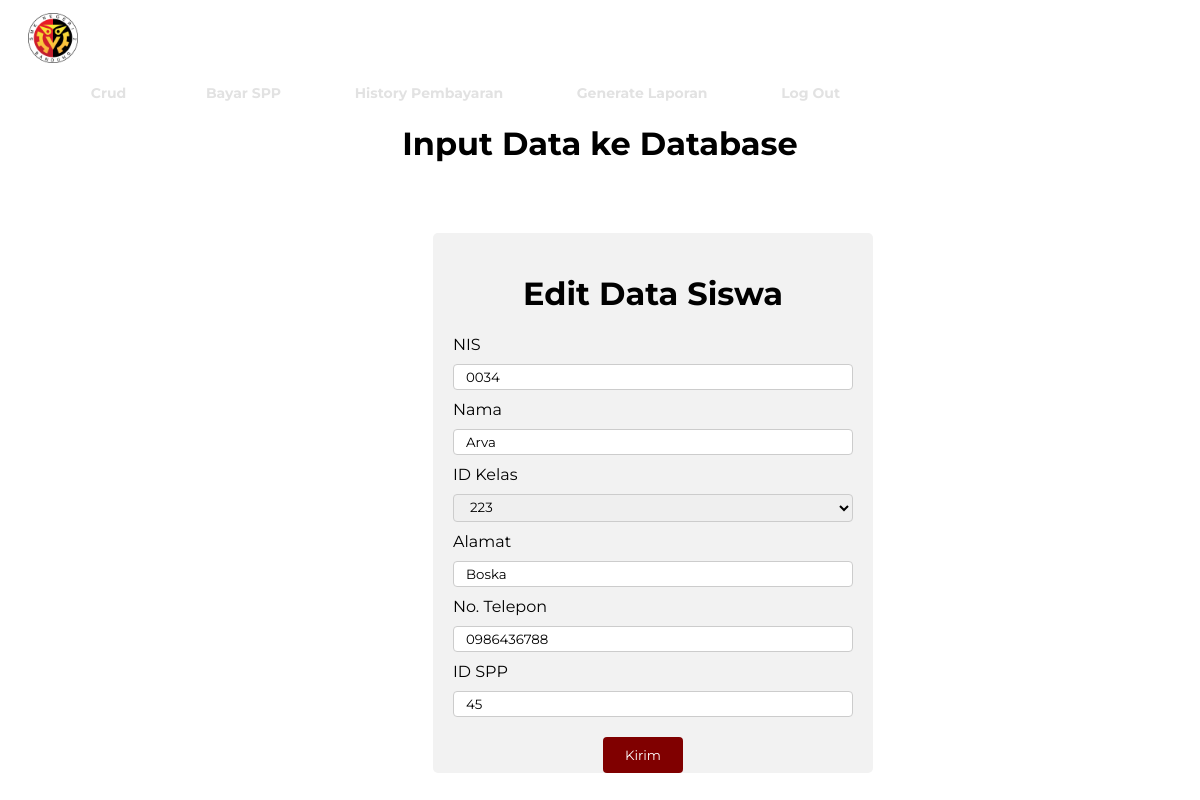
Screenshot of /Uprak/crud_siswa/edit.php?nisn=31872900 with the database file from the repository.
### tables this page shows
CREATE TABLE `siswa` (
  `nisn` int(10) NOT NULL,
  `nis` char(8) NOT NULL,
  `nama` varchar(35) NOT NULL,
  `id_kelas` int(11) NOT NULL,
  `alamat` text NOT NULL,
  `no_telp` varchar(13) NOT NULL,
  `id_spp` int(11) NOT NULL
);

### Uprak/crud_siswa/edit.php (the view, shortened to what this page needs)
<!DOCTYPE html>
<html>
<head>
	<link rel="stylesheet" href="../css/style-indexed.css">
	<link rel="stylesheet" href="../css/form.css">
</head>
<body>
<nav>
<a href="../admin-index.php"><img src="../login/img/pngegg.png" class="logo" /></a>
         <ul class="navs-link">
            <li><div class="crudli">
                <button>Crud</button>
            </div></li>
            <li><a href="../bayar_spp/bayar-admin.php" class="button active">Bayar SPP</a></li>
            <li><a href="../history_pembayaran/history-admin.php?level=admin" class="button-history">History Pembayaran</a></li>
            <li><a href="../laporan/pilih-laporan.php" class="button-laporan">Generate Laporan</a></li>
            <li><a href="../login/login.php" class="button-logout">Log Out</a></li>
        </ul>
</nav>
	<?php
		$link = mysqli_connect("localhost", "root", "", "uprak");
		$nisn = $_GET['nisn'];
		$query_mysql = mysqli_query($link, "select * from siswa where nisn='$nisn'");
		while ($data = mysqli_fetch_array($query_mysql)) {
	?>
<h1 class="judul" align="center">Input Data ke Database</h1><br><br>
	<div class="formid">
	<h1 align="center">Edit Data Siswa</h1>
            <form action="edit-aksi.php" method="post">
			<label>NIS </label>
			<input type="text" name="nis" value="<?php echo $data['nis'] ?>">
				<label>Nama </label>
				<input type="text" name="nama" required="" value="<?php echo $data['nama'] ?>">
				<label>ID Kelas </label>
				<select name="id_kelas" value="<?php echo $data['id_kelas'] ?>">
						<option value="223">223</option>
					</select>
				<label>Alamat </label>
				<input type="text" name="alamat" value="<?php echo $data['alamat'] ?>">
				<label>No. Telepon </label>
				<input type="text" name="notelp" value="<?php echo $data['no_telp'] ?>">
				<label>ID SPP </label>
				<input type="text" name="id_spp" value="<?php echo $data['id_spp'] ?>">
                <input type="submit" value="Kirim">
              </form>
			  </div>
	<?php } ?>
</body>
</html>

### Uprak/css/style-indexed.css (style rules this page uses)
* { font-family: "Montserrat", sans-serif; }
.logo { width: 50px; height: 50px; margin-top: 5px; margin-left: 20px; }
.navs-link { display: flex; justify-content: space-around; width: 70%; }
.navs-link li { list-style: none; }
.navs-link a { color: #e2e2e2; text-decoration: none; font-weight: bold; font-size: 14px; }
.crudli { position: relative; align-items: center; }
.crudli button { color: #e2e2e2; background: none; border: none; text-decoration: none; font-weight: bold; font-size: 14px; cursor: pointer; }
.navs-link a, .crudli button { transition: 0.3s; }
.active { color: rgb(201, 160, 28); }

### Uprak/css/form.css (style rules this page uses)
input[type="text"], input[type="date"], select { width: 100%; padding: 4px 12px; margin-left: 80px; margin: 10px 0; display: inline-block; border: 1px solid #ccc; border-radius: 4px; box-sizing: border-box; }
label { float: left; }
input[type="submit"] { width: 20%; background-color: #800000; color: white; padding: 10px 16px; margin: 4px 0; border: none; border-radius: 4px; cursor: pointer; transition: 0.4s; margin-top: 10px; align-content: center; margin-left: 150px; }
.formid { position: relative; border-radius: 5px; background-color: #f2f2f2; padding: 20px; width: 400px; height: 500px; left: 425px; top: 10px; margin-bottom: 100px; }

### rows the page displays
siswa: nis "0034", nama "Arva", id_kelas "223", alamat "Boska", notelp "0986436788", id_spp "45"
